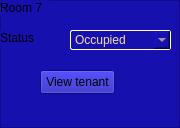
               <widget class="QFrame" name="frame_11">
                <property name="sizePolicy">
                 <sizepolicy hsizetype="Fixed" vsizetype="Fixed">
                  <horstretch>0</horstretch>
                  <verstretch>0</verstretch>
                 </sizepolicy>
                </property>
                <property name="minimumSize">
                 <size>
                  <width>139</width>
                  <height>128</height>
                 </size>
                </property>
                <property name="styleSheet">
                 <string notr="true">background-color:#1610ae;</string>
                </property>
                <property name="frameShape">
                 <enum>QFrame::StyledPanel</enum>
                </property>
                <property name="frameShadow">
                 <enum>QFrame::Raised</enum>
                </property>
                <widget class="QLabel" name="label_69">
                 <property name="geometry">
                  <rect>
                   <x>0</x>
                   <y>0</y>
                   <width>49</width>
                   <height>16</height>
                  </rect>
                 </property>
                 <property name="text">
                  <string>Room 7</string>
                 </property>
                </widget>
                <widget class="QLabel" name="label_70">
                 <property name="geometry">
                  <rect>
                   <x>0</x>
                   <y>30</y>
                   <width>49</width>
                   <height>16</height>
                  </rect>
                 </property>
                 <property name="text">
                  <string>Status</string>
                 </property>
                </widget>
                <widget class="QPushButton" name="view_tenant_btn_7">
                 <property name="geometry">
                  <rect>
                   <x>40</x>
                   <y>70</y>
                   <width>75</width>
                   <height>24</height>
                  </rect>
                 </property>
                 <property name="text">
                  <string>View tenant</string>
                 </property>
                </widget>
                <widget class="QComboBox" name="statusEdit_16">
                 <property name="geometry">
                  <rect>
                   <x>70</x>
                   <y>30</y>
                   <width>101</width>
                   <height>20</height>
                  </rect>
                 </property>
                 <property name="styleSheet">
                  <string notr="true">border:1px solid white;
border-radius:1.5px;
color:wheat;</string>
                 </property>
                 <item>
                  <property name="text">
                   <string>Occupied</string>
                  </property>
                 </item>
                 <item>
                  <property name="text">
                   <string>Vacant</string>
                  </property>
                 </item>
                 <item>
                  <property name="text">
                   <string>Needing Repair</string>
                  </property>
                 </item>
                </widget>
               </widget>
